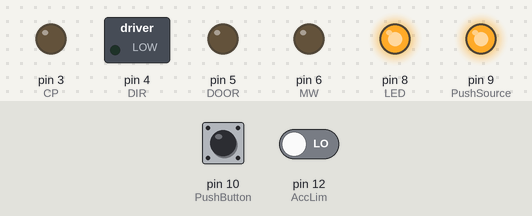
The sketch below on a simulated Arduino Uno, built with avr-gcc and run on an emulated ATmega328P. Shown: switched loads named in the sketch (green lamp = pin HIGH), output pins drawn as LEDs (lit = HIGH). The test bench sets the inputs (shaded band); at power-on: pin 10 (PushButton) LOW, pin 12 (AccLim) LOW. What the sketch prints to the serial monitor is not drawn.

Above: at 2.4 s.
2.5 s: pin 10 (PushButton) pulled HIGH for 0.15 s
At 6.6 s:
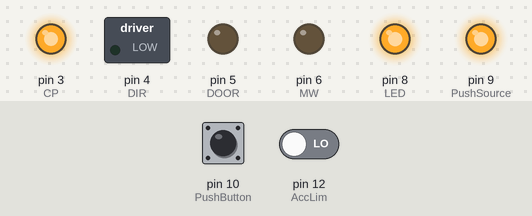
At 30.0 s:
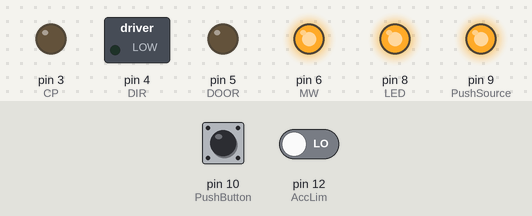
Timing chart, 0 to 52.3 s (numbered marks = the images above; inputs shaded):
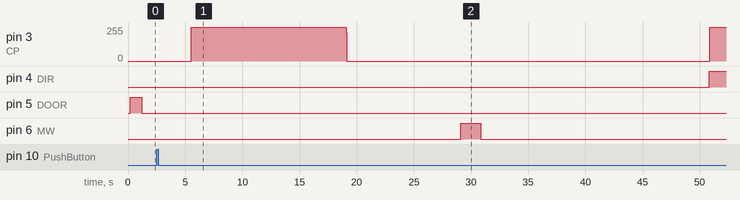

The sketch:

COLLIDE4.1.2.ino
```cpp
//This code is for operating COLLIDE with an analog accelerometer and Raspberry Pi for recording attached
//Writen by Jacob Anthony
//For Single COLLIDE
//February 2019


//#define  "X"                 SCL  // Not used.
//#define  "X"                 SDA  // Not used.
//#define  "X"                 AREF // Not used.
//#define  "X"                 GND  // Not used.
#define    AccLim              12   // Analog accelerometer Read
//#define    PiTrigger         11   // Out to Pi
#define    PushButton          10   // PushButton Detection
#define    PushSource          9    // +V for PushButton Detection
#define    LED                 8    // Output for LED's

#define    LIMIT               7    // Limit Switch
#define    MW                  6    // Output for muscle wire
#define    DOOR                5    // Output for microstep power
#define    DIR                 4    // Output for stepper direction
#define    CP                  3    // Output for stepper signal
#define    CAM                 2    // Output for camera trigger *disabled*
//#define  "X"                 1    // Not used.
//#define  "X"                 0    // Not used.

//#define  SCL                 A5   // Not used.
//#define  SDA                 A4   // Not used.
//#define  "X"                 A3   // Not used.
//#define  "X"                 A2   // Not used.
//#define  "X"                 A1   // Not used.

//  O                          V(in)
//  O                          GND
//  O                          GND
//  O                          5V
//  X                          3.3V
//  X                          RESET
//  X                          IOREF
//  X


#define OUTPUT_READABLE_ACCELGYRO


int i;                            // Counter for Door
int j;                            // Temp door variable
int limitFlag = LOW;              // Limit Switch on Door

int t = 0;                        // Counter for accelerometer readings

int button = 0;                   // Button State

bool RUN = true;                  // Can the experiment run

int ZeroSwitch = 1;               // Limit Switch
int CanZero = 0;                  // Can we count the zero
unsigned long ZeroTimeA = 0;      // Max time between counts
int ZeroCount = 0;                // Count Zeros
int ZeroStart = 150;              // Number of zeros before trigger
int TimeModA = 2000;              // Time Allowable between Counts


void Experiment();                // Create Experiment Function, filled out further down


void setup()
{
  pinMode(LED,         OUTPUT);   // Set LED pin as output.
  //pinMode(CAM,       OUTPUT);   // Set camera trigger pin as output.
  pinMode(MW,          OUTPUT);   // Set muscle wire pin as output.
  pinMode(DOOR,        OUTPUT);   // Set microstep driver pin as output.
  pinMode(CP,          OUTPUT);   // Set stepper motor signal pin as output.
  pinMode(DIR,         OUTPUT);   // Set stepper motor direction pin as output.
  pinMode(LIMIT,       INPUT);    // Set the limit switch on the door as input
  pinMode(PushButton,  INPUT);    // Pin detection for pushbutton
  //pinMode(PiTrigger, OUTPUT);   // Output signal for R-Pi
  pinMode(PushSource,  OUTPUT);   // +V for pushbutton
  pinMode(AccLim,      INPUT);    // Accelerometer Limit Switch

  digitalWrite(LED,         HIGH);    // Turn on LEDs
  //digitalWrite(CAM,       LOW);     // CAM is disabled
  digitalWrite(MW,          LOW);     // Keep muscle wire off
  digitalWrite(DOOR,        LOW);     // Disable door
  digitalWrite(CP,          LOW);     //
  digitalWrite(DIR,         LOW);     //
  //digitalWrite(PiTrigger, LOW);     // Start with Pi Trigger Low
  digitalWrite(PushSource,  HIGH);    // Drive source for PushButton High

  delay(200);
  digitalWrite(DOOR, HIGH);
  delay(1000);
  digitalWrite(DOOR, LOW);


  Serial.begin(9600);                               //Begin serial just in case connected to PC
  Serial.println("Starting Monitoring Process");

}


void loop()
{
  delay(100);

  button = digitalRead(PushButton);                       // Read pushbutton state
  ZeroSwitch = digitalRead(AccLim);                       // Read Analog Accelerometer
  Serial.print(ZeroSwitch);

  Serial.print("\t");
  Serial.println(ZeroTimeA);

  if(ZeroSwitch == 1){
    if(CanZero == 0){
      CanZero = 1;
      ZeroTimeA = millis();
      Serial.println("Initialize");
    }
    else{
      if(millis() < (ZeroTimeA + TimeModA)){
        ZeroCount++;
        ZeroTimeA = millis();
        Serial.println("Increment");
      }
      else{
        Serial.println(millis());
        CanZero = 0;
        ZeroCount = 0;
        Serial.println("Reset");
      }
    }
    if(ZeroCount >= ZeroStart && RUN == true){
      Serial.println("Running Experiment!");
      Experiment();
      RUN = false;
      ZeroCount = 0;
    }
  }
  else if(button==1 && RUN == true){
      Experiment();
      RUN = false;
      Serial.println("Button Pushed");
  }
  else{
    t = 0;                                                // Reset t if accel is not low
    //digitalWrite(DOOR,LOW);                               // Keep the microstep driver off.
    digitalWrite(MW,LOW);                                 // Keep the muscle wire off.
  }


  //delay(6000);                                          //extended time from 30000 to 540000 for temp reading

}

void Experiment()
{
    delay(1000);                                            // Wait 1.0 seconds.

    //digitalWrite(DOOR,HIGH);                              // Turn on the microstep driver.
    delay(1000);                                          // Wait 1.0 seconds.
    digitalWrite(DIR, LOW);                               // Set stepper motor direction to LOW (opening).
    delay(1000);                                          // Wait 1.0 seconds.

     // Open the tray door.
    i=0;
    for(i=0; i<6750; i++)                                 // The stepper motor will receive 6500 pulses.
    {                                                     // This range dictates how far the tray door
    //  if (limitFlag == LOW)
      {
        digitalWrite(CP,HIGH);                            // will open, and how long the stepper motor
        delay(2);                                         // will be running. A delay MUST BE USED between
        digitalWrite(CP,LOW);                             // signal pulses, with "2" being the minimum. A
        j=i;                                              // higher number will open the door slower.
      }
   //   limitFlag = digitalRead(LIMIT);
    }

    // Activate the projectile launcher.
    delay(10000);
    digitalWrite(MW,HIGH);                                // Turns on the muscle wire circuit. This is a
    delay(1750);                                          // high current circuit, limited to just under
    digitalWrite(MW,LOW);                                 // a 500mA draw. It is active for 2.0 seconds
    delay(20000);                                         // and is then deactivated. The 1.0 second delay
//                                                        // after the muscle wire goes LOW is the amount of
//                                                        // time used for data recording.

    RUN = false;                                          // Set Flag saying experiment has been run


    digitalWrite(DIR,HIGH);                               // Set stepper motor direction to HIGH (closing).
    i=0;                                                  // Reset variable "i" to zero.
    for(i=0; i<j; i++)                                    // Perform the same routine as opening the tray
    {                                                     // door.
      digitalWrite(CP,HIGH);
      delay(2);
      digitalWrite(CP,LOW);
    }
    //digitalWrite(DOOR, LOW);                              // Turn off the microstep driver

    //delay(300000);                                      // Delay to close door
    //insert code to close door
}
```

Measured:
- after the input at 2.5 s, pin 3 (CP): 0/255 → 254/255 after 3.0 s, → 0/255 13.6 s later, → 254/255 31.8 s later; pin 4 (DIR): LOW → HIGH after 48.4 s; pin 6 (MW): LOW → HIGH after 26.6 s, → LOW 1.8 s later
